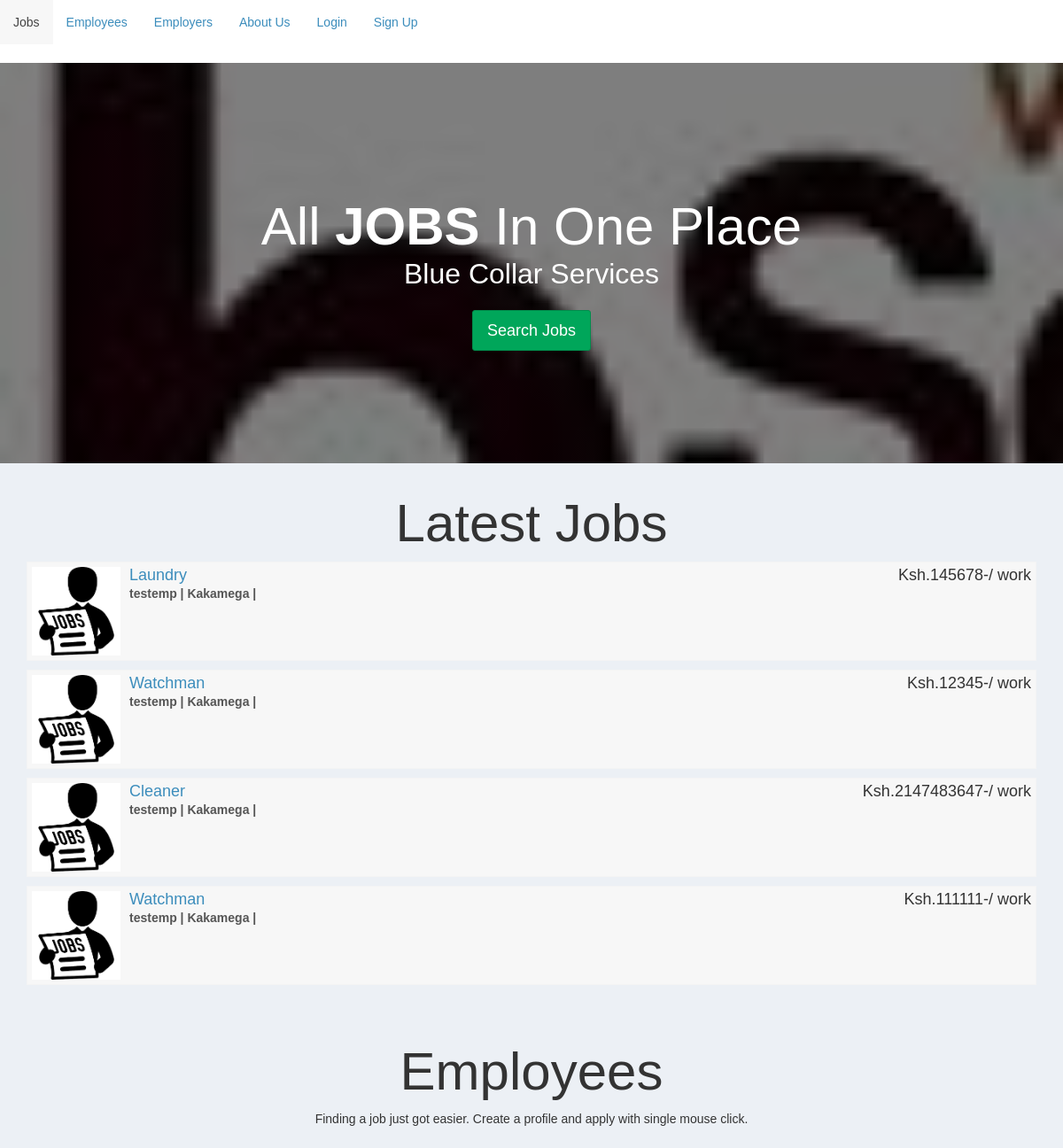
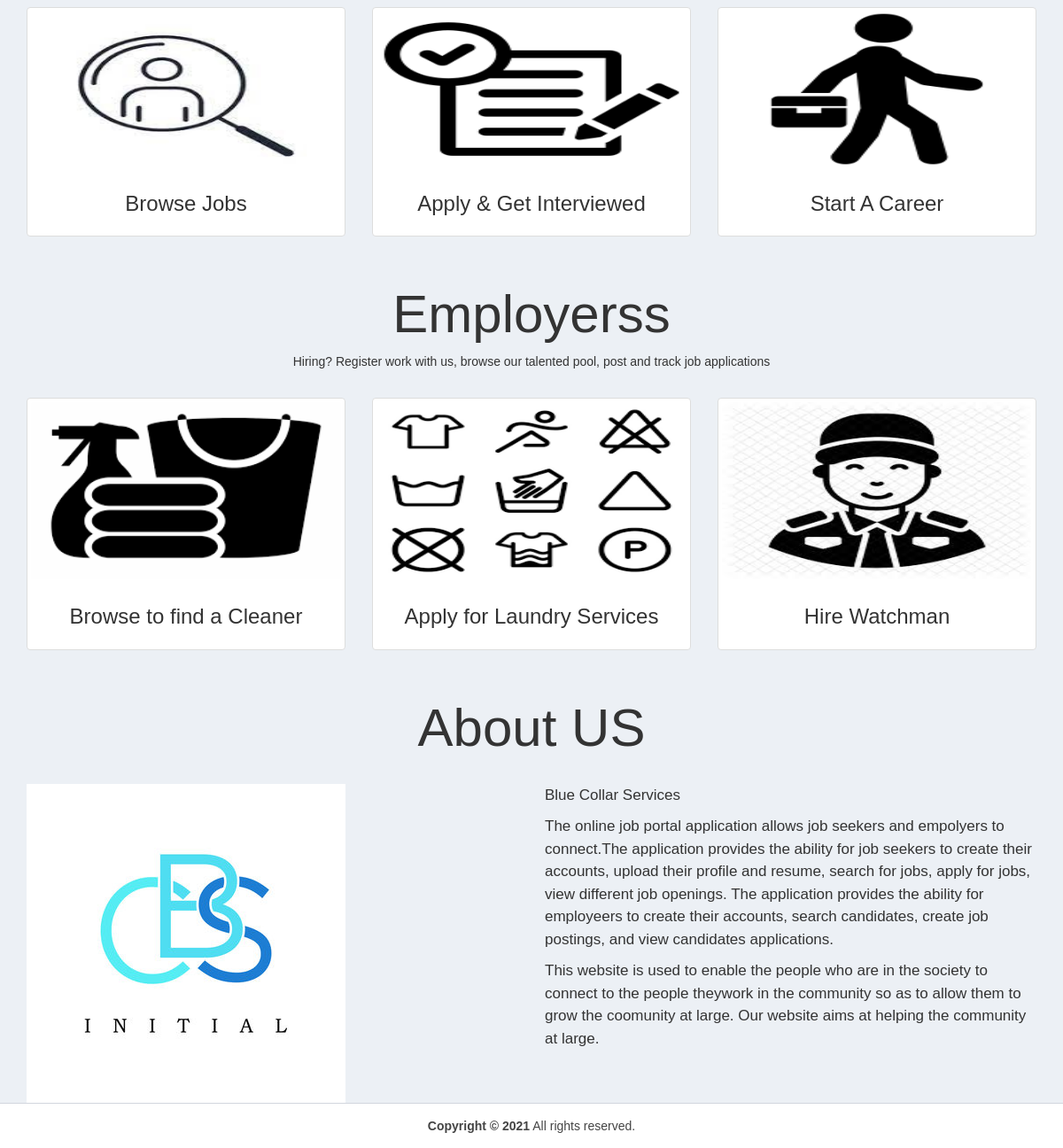
The page / on the database its author committed (2 pictures, top to bottom).
### tables this page shows
CREATE TABLE `employers` (
  `id_emp` int(11) NOT NULL,
  `username` varchar(20) NOT NULL,
  `firstname` varchar(20) NOT NULL,
  `lastname` varchar(20) NOT NULL,
  `email` varchar(20) NOT NULL,
  `phone` int(11) NOT NULL,
  `location` varchar(20) NOT NULL,
  `password` varchar(200) NOT NULL,
  `active` int(11) NOT NULL DEFAULT 1
);

CREATE TABLE `job_post` (
  `id_jobpost` int(11) NOT NULL,
  `id_emp` int(11) NOT NULL,
  `jobtitle` varchar(200) NOT NULL,
  `description` text NOT NULL,
  `minimumsalary` int(11) NOT NULL,
  `maximumsalary` int(11) NOT NULL,
  `createdate` timestamp NOT NULL DEFAULT current_timestamp()
);

### index.php (the view, shortened to what this page needs)
<?php
require_once("db.php");
?>
<!doctype html>
<html lang="en">
<head>
    <link rel="stylesheet" href="https://cdnjs.cloudflare.com/ajax/libs/twitter-bootstrap/3.3.7/css/bootstrap.min.css">
    <link rel="stylesheet" href="https://cdnjs.cloudflare.com/ajax/libs/font-awesome/4.7.0/css/font-awesome.min.css">
    <link rel="stylesheet" href="https://cdnjs.cloudflare.com/ajax/libs/ionicons/2.0.1/css/ionicons.min.css">
    <link rel="stylesheet" href="css/AdminLTE.min.css">
    <link rel="stylesheet" href="css/_all-skins.min.css">
    <link rel="stylesheet" href="css/custom.css">
</head>
<body>
    <header>
        <nav class="navbar navbar-static-top">
            <div class="navbar-custom-menu">
                <ul style="color:cornflowerblue;" class="nav navbar-nav">
                    <li>
                        <a href="jobs.php">Jobs</a>
                    </li>
                    <li>
                        <a href="#candidates">Employees</a>
                    </li>
                    <li>
                        <a href="#company">Employers</a>
                    </li>
                    <li>
                        <a href="#about">About Us</a>
                    </li>
                    <?php if (empty($_SESSION['id_emp']) && empty($_SESSION['id_user'])) { ?>
                    <li>
                        <a href="login.php">Login</a>
                    </li>
                    <li>
                        <a href="sign-up.php">Sign Up</a>
                    </li>
                    <?php } ?>
                </ul>
            </div>
        </nav>
    </header>
    <div class="content-wrapper" style="margin-left: 0px;">
        <section class="content-header bg-main">
            <div class="container">
                <div class="row">
                    <div class="col-md-12 text-center index-head">
                        <h1>All <strong>JOBS</strong> In One Place</h1>
                        <p>Blue Collar Services</p>
                        <p><a class="btn btn-success btn-lg" href="jobs.php" role="button">Search Jobs</a></p>
                    </div>
                </div>
            </div>
        </section>
        <section class="content-header">
            <div class="container">
                <div class="row">
                    <div class="col-md-12 latest-job margin-bottom-20">
                        <h1 class="text-center">Latest Jobs</h1>
                        <?php
                        $sql = "SELECT * FROM job_post Order By Rand() Limit 4";
                        $result = $conn->query($sql);
                        if ($result->num_rows > 0) {
                            while ($row = $result->fetch_assoc()) {
                                $sql1 = "SELECT * FROM employers WHERE id_emp='$row[id_emp]'";
                                $result1 = $conn->query($sql1);
                                if ($result1->num_rows > 0) {
                                    while ($row1 = $result1->fetch_assoc()) {
                        ?>
                        <div class="attachment-block clearfix">
                            <img class="attachment-img" src="img/photo3.png" alt="Attachment Image">
                            <div class="attachment-pushed">
                                <h4 class="attachment-heading"><a
                                        href="view-job-post.php?id=<?php echo $row['id_jobpost']; ?>"><?php echo $row['jobtitle']; ?></a>
                                    <span
                                        class="attachment-heading pull-right">Ksh.<?php echo $row['maximumsalary']; ?>-/
                                        work</span>
                                </h4>
                                <div class="attachment-text">
                                    <div><strong><?php echo $row1['username']; ?> | <?php echo $row1['location']; ?>
                                            | </strong></div>
                                </div>
                            </div>
                        </div>
                        <?php
                                    }
                                }
                            }
                        }
                        ?>
                    </div>
                </div>
            </div>
        </section>
        <section id="candidates" class="content-header">
            <div class="container">
                <div class="row">
                    <div class="col-md-12 text-center latest-job margin-bottom-20">
                        <h1>Employees</h1>
                        <p>Finding a job just got easier. Create a profile and apply with single mouse click.</p>
                    </div>
                </div>
                <div class="row">
                    <div class="col-sm-4 col-md-4">
                        <div class="thumbnail candidate-img">
                            <img src="img/browse.jpg" alt="Browse Jobs">
                            <div class="caption">
                                <h3 class="text-center">Browse Jobs</h3>
                            </div>
                        </div>
                    </div>
                    <div class="col-sm-4 col-md-4">
                        <div class="thumbnail candidate-img">
                            <img src="img/interviewed.jpeg" alt="Apply & Get Interviewed">
                            <div class="caption">
                                <h3 class="text-center">Apply & Get Interviewed</h3>
                            </div>
                        </div>
                    </div>
                    <div class="col-sm-4 col-md-4">
                        <div class="thumbnail candidate-img">
                            <img src="img/career.jpg" alt="Start A Career">
                            <div class="caption">
                                <h3 class="text-center">Start A Career</h3>
                            </div>
                        </div>
                    </div>
                </div>
            </div>
        </section>
        <section id="company" class="content-header">
            <div class="container">
                <div class="row">
                    <div class="col-md-12 text-center latest-job margin-bottom-20">
                        <h1>Employerss</h1>
                        <p>Hiring? Register work with us, browse our talented pool, post and track job
                            applications</p>
                    </div>
                </div>
                <div class="row">
                    <div class="col-sm-4 col-md-4">
                        <div class="thumbnail company-img">
                            <img src="img/cleanericon.png" alt="Browse Jobs">
                            <div class="caption">
                                <h3 class="text-center">Browse to find a Cleaner</h3>
                            </div>
                        </div>
                    </div>
                    <div class="col-sm-4 col-md-4">
                        <div class="thumbnail company-img">
                            <img src="img/laundryicon.png" alt="Apply & Get Interviewed">
                            <div class="caption">
                                <h3 class="text-center">Apply for Laundry Services</h3>
                            </div>
                        </div>
                    </div>
                    <div class="col-sm-4 col-md-4">
                        <div class="thumbnail company-img">
                            <img src="img/watchmansvg.jpg" alt="Start A Career">
                            <div class="caption">
                                <h3 class="text-center">Hire Watchman</h3>
                            </div>
                        </div>
                    </div>
                </div>
            </div>
        </section>
        <section id="about" class="content-header">
            <div class="container">
                <div class="row">
                    <div class="col-md-12 text-center latest-job margin-bottom-20">
                        <h1>About US</h1>
                    </div>
                </div>
                <div class="row">
                    <div class="col-md-6">
                        <img src="img/logo.jpg" class="img-responsive">
                    </div>
                    <div class="col-md-6 about-text margin-bottom-20">
                        <p>Blue Collar Services
                        <p>The online job portal application allows job seekers and empolyers to connect.The
                            application provides the ability for job seekers to create their accounts, upload their
                            profile and resume, search for jobs, apply for jobs, view different job openings. The
                            application provides the ability for employeers to create their accounts, search
                            candidates, create job postings, and view candidates applications.
                        </p>
                        <p>
                            This website is used to enable the people who are in the society to connect to the
                            people theywork in the community so as to allow them to grow the coomunity at large. Our
                            website aims at helping the community at large.
                        </p>
                    </div>
                </div>
            </div>
        </section>
    </div>
    <footer class="main-footer" style="margin-left: 0px;">
        <div class="text-center">
            <strong>Copyright &copy; 2021</strong> All rights
            reserved.
        </div>
    </footer>
</body>

### css/custom.css (style rules this page uses)
body { font-family: 'Nunito', sans-serif; font-family: 'Nunito Sans', sans-serif; }
.bg-main { background: linear-gradient(0deg,rgba(0,0,0,0.5),rgba(0,0,0,0.5)), url(../img/job-search.jpg) no-repeat center center fixed !important; -webkit-background-size: cover; -moz-background-size: cover; -o-background-size: cover; background-size: cover !important; }
.index-head { padding: 10%; color: #fff; line-height: 150%; }
.index-head > h1 { font-size: 60px; }
.index-head > p { font-size: 32px; }
.index-head > p > a { margin-top: 20px; }
.latest-job { line-height: 150%; }
.latest-job > h1 { font-size: 60px; }
.candidate-img > img { width: 350px; height: 175px; }
.company-img > img { width: 350px; height: 200px; }
.about-text > p { font-size: 17px; line-height: 150%; }
.margin-bottom-20 { margin-bottom: 20px; }

### rows shown on the page
job_post: jobtitle "Laundry", maximumsalary "145678"
employers: username "testemp", location "Kakamega"
job_post: jobtitle "Watchman", maximumsalary "12345"
job_post: jobtitle "Cleaner", maximumsalary "2147483647"
job_post: jobtitle "Watchman", maximumsalary "111111"
